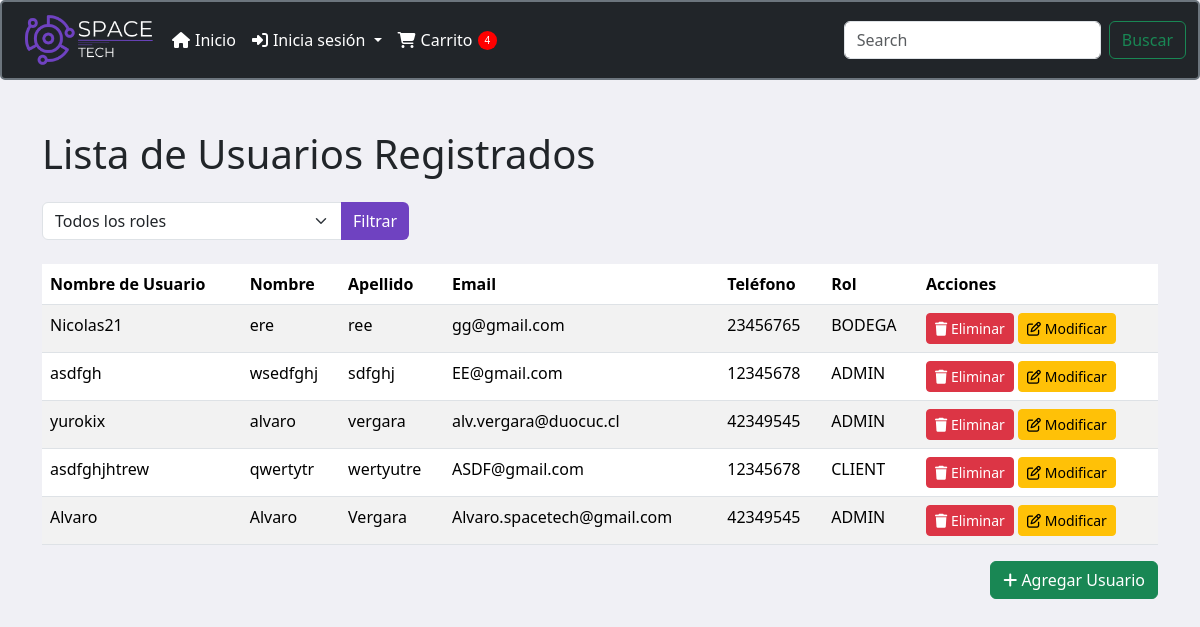
The app's page /listaU (signed in) with its own data.
### menu/models.py (models this page shows, shortened)
class Usuario(models.Model):
    ROLE_CHOICES = [
        ('ADMIN', 'Administrador'),
        ('BODEGA', 'Bodeguero'),
        ('CLIENT', 'Cliente'),
    ]
    nombre_usuario = models.CharField(max_length=30)
    nombre = models.CharField(max_length=30)
    apellido = models.CharField(max_length=30)
    email = models.EmailField(unique=True)
    tfno = models.CharField(max_length=8, verbose_name="Telefono")
    clave = models.CharField(max_length=30)
    confirmar_clave = models.CharField(max_length=30)
    direccion = models.CharField(max_length=255, verbose_name="Dirección", null=True, blank=True)
    role = models.CharField(max_length=6, choices=ROLE_CHOICES)

### menu/views.py (the view)
# urls.py: path('listaU', views.listaU, name='listaU'),
@login_required
def listaU(request):
    role_filter = request.GET.get('role', None)
    if role_filter:
        usuarios = Usuario.objects.filter(role=role_filter)
    else:
        usuarios = Usuario.objects.all()
    roles = Usuario.ROLE_CHOICES
    return render(request, 'listaU.html', {'usuarios': usuarios, 'roles': roles})

### menu/context_processors.py (called while the page is built)
def carrito_items_count(request):
    if request.user.is_authenticated:
        cart, created = Cart.objects.get_or_create(user=request.user)
        carrito_items_count = CartItem.objects.filter(cart=cart).aggregate(total_quantity=Sum('quantity'))['total_quantity'] or 0
    else:
        carrito_items_count = 0
    return {
        'carrito_items_count': carrito_items_count
    }

### menu/templates/listaU.html (shortened to what this page needs)
<!DOCTYPE html>
<html lang="en">
<head>
    {% load static %}
    <link href="https://cdn.jsdelivr.net/npm/bootstrap@5.3.0/dist/css/bootstrap.min.css" rel="stylesheet">
    <link rel="stylesheet" href="https://cdnjs.cloudflare.com/ajax/libs/font-awesome/6.0.0-beta3/css/all.min.css">
</head>
<body style="background-color: #f0f0f5;">
    {% include "plantilla/menu.html" %}
    <div class="container">
        <h1 class="mb-4">Lista de Usuarios Registrados</h1>
        <form method="get" class="mb-4">
            <div class="input-group">
                <select class="form-select" name="role">
                    <option value="">Todos los roles</option>
                </select>
                <button type="submit" class="btn btn-primary">Filtrar</button>
            </div>
        </form>
        <div class="table-responsive">
            <table class="table table-striped table-hover">
                <thead>
                    <tr>
                        <th>Nombre de Usuario</th>
                        <th>Nombre</th>
                        <th>Apellido</th>
                        <th>Email</th>
                        <th>Teléfono</th>
                        <th>Rol</th>
                        <th>Acciones</th>
                    </tr>
                </thead>
                <tbody>
                    {% for usuario in usuarios %}
                    <tr>
                        <td>{{ usuario.nombre_usuario }}</td>
                        <td>{{ usuario.nombre }}</td>
                        <td>{{ usuario.apellido }}</td>
                        <td>{{ usuario.email }}</td>
                        <td>{{ usuario.tfno }}</td>
                        <td>{{ usuario.role }}</td>
                        <td>
                            <form action="{% url 'eliminar_usuario' usuario.id %}" method="post" style="display:inline;">
                                <button type="submit" class="btn btn-danger btn-sm">
                                    <i class="fa fa-trash"></i> Eliminar
                                </button>
                            </form>
                            <a href="{% url 'editar_usuario' usuario.id %}" class="btn btn-warning btn-sm">
                                <i class="fa fa-edit"></i> Modificar
                            </a>
                        </td>
                    </tr>
                    {% endfor %}
                </tbody>
            </table>
            <div class="text-end">
                <a href="{% url 'formulario' %}" class="btn btn-success">
                    <i class="fa fa-plus"></i> Agregar Usuario
                </a>
            </div>
        </div>
    </div>
</body>
</html

### menu/templates/listaU.html (style rules this page uses)
.container { margin-top: 50px; }
h1 { color: #8C52FF; }
.btn-primary { background-color: #8C52FF; border: none; }
.btn-danger { background-color: #ff4d4d; border: none; }
.btn-warning { background-color: #ffcc00; border: none; }
.btn-success { background-color: #28a745; border: none; }
.table thead { background-color: #8C52FF; color: white; }
.form-select { max-width: 300px; }

### menu/templates/plantilla/menu.html (style rules this page uses)
.btn-primary { background-color: #6f42c1; border: none; }

### records on screen
Usuario: nombre_usuario "Nicolas21", nombre "ere", apellido "ree", email "gg@gmail.com", tfno "23456765", role "BODEGA"
Usuario: nombre_usuario "asdfgh", nombre "wsedfghj", apellido "sdfghj", email "EE@gmail.com", tfno "12345678", role "ADMIN"
Usuario: nombre_usuario "yurokix", nombre "alvaro", apellido "vergara", email "alv.vergara@duocuc.cl", tfno "42349545", role "ADMIN"
Usuario: nombre_usuario "asdfghjhtrew", nombre "qwertytr", apellido "wertyutre", email "ASDF@gmail.com", tfno "12345678", role "CLIENT"
Usuario: nombre_usuario "Alvaro", nombre "Alvaro", apellido "Vergara", email "Alvaro.spacetech@gmail.com", tfno "42349545", role "ADMIN"

### other values on screen
{{ carrito_items_count }} "4"
